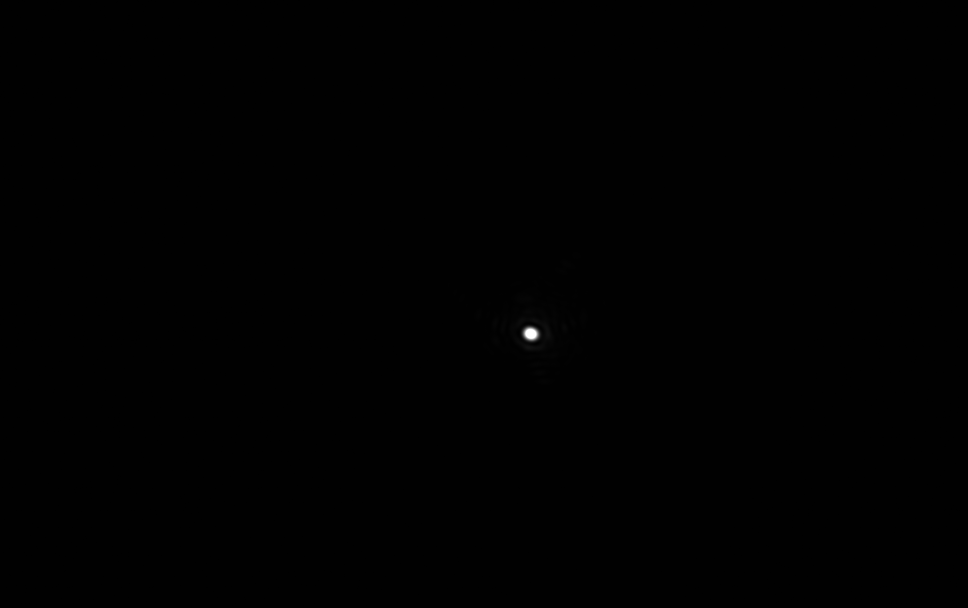
#> input picture images/camera/dot.tif, 1936 x 1216 px (shown at 1/2 size)
$ jupyter execute --allow-errors Visualizations.ipynb   (shell and % lines are left out)
#> lines starting #> are read from the running program, lines starting #| are printed output that depends on the picture
# Visualizations

This notebook contains different visualizations.

[cell 1]
import numpy as np


from matplotlib import pyplot as plt
from mpl_toolkits.mplot3d import Axes3D

[cell 2]
x = np.linspace(0, 4*np.pi, 200)
y = np.linspace(0, 6*np.pi, 300)
x, y = np.meshgrid(x, y)
z = np.sin(x) * np.sin(y)

[cell 3]
fig = plt.figure(figsize=(14, 6))

#> (the rest of this cell did not finish here and is left out)

[cell 4]
fig = plt.figure(figsize=(12, 8))

z[100:200, 80:120] = 1.0

#> (the rest of this cell did not finish here and is left out)

[cell 5]
z.shape

[cell 6]
from PIL import Image

[cell 7]
img = np.array(Image.open('../images/camera/dot.tif'))
#> img is the input picture: shape (1216, 1936); min 0, max 255, mean 1

[cell 8]
img.shape
#> Out = (1216, 1936)

[cell 9]
fig = plt.figure(figsize=(12, 8))

plt.axis('off')
plt.imshow(img[520:800, 870:1250])

fig.savefig('../images/camera/profile2d.pdf', bbox_inches='tight')
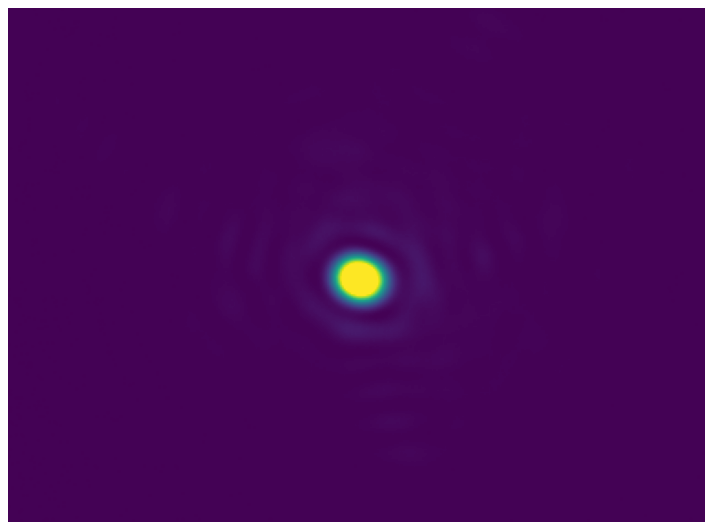
#> figure drawn by matplotlib, 1 panel

[cell 10]
det = img[520:800, 870:1250]
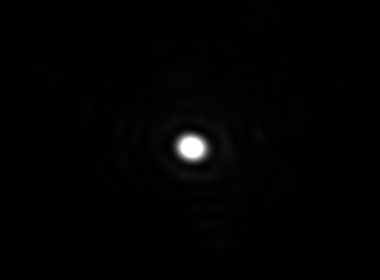
#> det: shape (280, 380); min 0, max 255, mean 2.9
x = det[:, det.shape[1] // 2]
#> x = 280 values, max 255 at index 139, min 1 at index 0, mean 25.6
x = x / x.max()
#> x = 280 values, max 1 at index 139, min 0.00392 at index 0, mean 0.1
y = det[det.shape[0] // 2]
#> y = 380 values, max 255 at index 185, min 1 at index 0, mean 17.93
y = y / y.max()
#> y = 380 values, max 1 at index 185, min 0.00392 at index 0, mean 0.0703

[cell 11]
def gaussian(x, A, mu, sigma):
    return A*np.exp(-(x-mu)**2/(2*sigma))

[cell 12]
from scipy import optimize

poptH, _ = optimize.curve_fit(gaussian, np.linspace(0, len(x), len(x)), x, p0=[1, 150, 10])
#> poptH = [1.15, 147.6, 87]
poptV, _ = optimize.curve_fit(gaussian, np.linspace(0, len(y), len(y)), y, p0=[1, 190, 10])
#> poptV = [1.11, 191.3, 78.6]

[cell 13]
fig = plt.figure(figsize=(12, 4))

u = np.linspace(0, len(x), len(x))
#> u = 280 values from 0 to 280
v = np.linspace(0, len(y), len(y))
#> v = 380 values from 0 to 380

X = gaussian(u, *poptH)
#> X = 280 values, max 1.15 at index 147, min 4.43e-55 at index 0, mean 0.0956
Y = gaussian(v, *poptV)
#> Y = 380 values, max 1.11 at index 191, min 9.63e-102 at index 0, mean 0.0648

plt.subplot(121)
plt.title('Horizontal Profile')
plt.xlabel('Relative Pixel Unit')
plt.ylabel('Normalized Intensity')
plt.plot(x, label='Measure')
plt.plot(X, label='Fit')
plt.plot(x-X, label='Residue')

plt.subplot(122)
plt.title('Vertical Profile')
plt.xlabel('Relative Pixel Unit')
plt.ylabel('Normalized Intensity')
plt.plot(y, label='Measure')
plt.plot(Y, label='Fit')
plt.plot(y-Y, label='Residue')

plt.legend(loc='right', bbox_to_anchor=(1.3, 0.5))
plt.show()
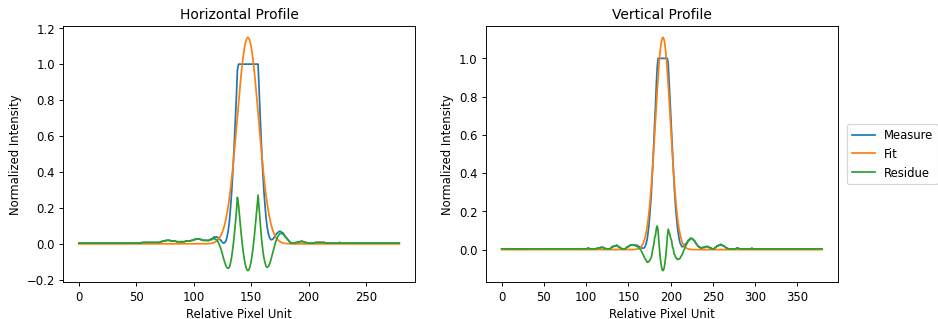
#> figure drawn by matplotlib, 2 panels; panel 1: curve peaks at x = 139, y = 1; panel 1: curve peaks at x = 147, y = 1.15; panel 1: curve peaks at x = 156, y = 0.272; panel 2: curve peaks at x = 185, y = 1

fig.savefig('../images/camera/profile1d.pdf', bbox_inches='tight')

[cell 14]
len(np.linspace(0, len(x), 200)), len(x)
#> Out = (200, 280)

[cell 15]
poptH
#> Out = [1.15, 147.6, 87]
